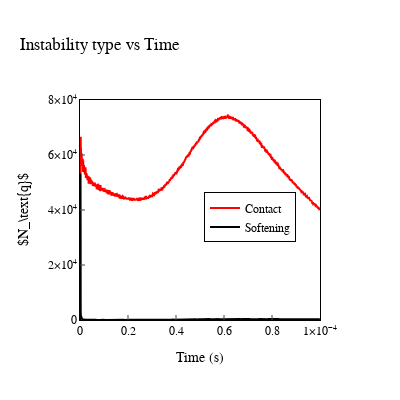

Notebook code cell kept with this figure:
### Markdown cell above
### Instability types

### Code cell
fig = go.Figure()
fig.add_trace(go.Scatter(x=data['time'], y=data['num_contact_overshoot'], mode='lines', name='Contact', line=dict(color='red', width=2)))
fig.add_trace(go.Scatter(x=data['time'], y=data['num_softening_overshoot'], mode='lines', name='Softening', line=dict(color='black', width=2)))
#fig.add_trace(go.Scatter(x=data['time'], y=data['num_initial_unstable_state'], mode='lines', name='Initial Unstable State', line=dict(color='blue', width=2)))
fig.update_layout(
    title='Instability type vs Time',
    xaxis_title='Time (s)',
    yaxis_title=r"$N_\text{q}$",
    xaxis=dict(
        showgrid=False,
        showline=True,
        linewidth=1,
        linecolor='black',
        mirror=True,
        zeroline=False,
        ticks='inside',
        exponentformat='power',
        showexponent='last',
        dtick=2e-5,
        tickfont=dict(size=12),
        range=[0, 1e-4],
    ),
    yaxis=dict(
        showgrid=False,
        showline=True,
        linewidth=1,
        linecolor='black',
        mirror=True,
        zeroline=False,
        ticks='inside',
        exponentformat='power',
        tickfont=dict(size=12),
        #type='log',  
        range=[0, 8e4],
    ),
    font=dict(
        family="Latin-Modern",
        size=12,
        color="Black"
    ),
    legend=dict(
        x=0.9,              # position from the left (0 to 1)
        y=0.58,              # position from the bottom (0 to 1)
        bgcolor='rgba(255, 255, 255, 0.5)',  # white with 80% opacity
        bordercolor='black',
        borderwidth=1,
        orientation='v',   
        xanchor='right',
        yanchor='top',
    ),
    width=400, 
    height=400,
    showlegend=True,
    template="plotly_white")
fig.show()
#fig.write_image("../output/plots/paper/overshoot_vs_time_unstable_t04.pdf", width=400, height=280)

### Figure 1 — Plotly figure (JSON) as saved in the notebook; plotly's stock layout.template omitted (floating-point values rounded to 4 significant figures; data arrays with more than 128 entries replaced by an {"elided": "..."} marker saying what was removed)
{"data": [{"line": {"color": "red", "width": 2}, "mode": "lines", "name": "Contact", "type": "scatter", "x": {"elided": "2002 float values"}, "y": {"elided": "2002 int values"}}, {"line": {"color": "black", "width": 2}, "mode": "lines", "name": "Softening", "type": "scatter", "x": {"elided": "2002 float values"}, "y": {"elided": "2002 int values"}}], "layout": {"font": {"color": "Black", "family": "Latin-Modern", "size": 12}, "height": 400, "legend": {"bgcolor": "rgba(255, 255, 255, 0.5)", "bordercolor": "black", "borderwidth": 1, "orientation": "v", "x": 0.9, "xanchor": "right", "y": 0.58, "yanchor": "top"}, "showlegend": true, "title": {"text": "Instability type vs Time"}, "width": 400, "xaxis": {"dtick": 2e-05, "exponentformat": "power", "linecolor": "black", "linewidth": 1, "mirror": true, "range": [0, 0.0001], "showexponent": "last", "showgrid": false, "showline": true, "tickfont": {"size": 12}, "ticks": "inside", "title": {"text": "Time (s)"}, "zeroline": false}, "yaxis": {"exponentformat": "power", "linecolor": "black", "linewidth": 1, "mirror": true, "range": [0, 80000], "showgrid": false, "showline": true, "tickfont": {"size": 12}, "ticks": "inside", "title": {"text": "$N_\\text{q}$"}, "zeroline": false}}}
